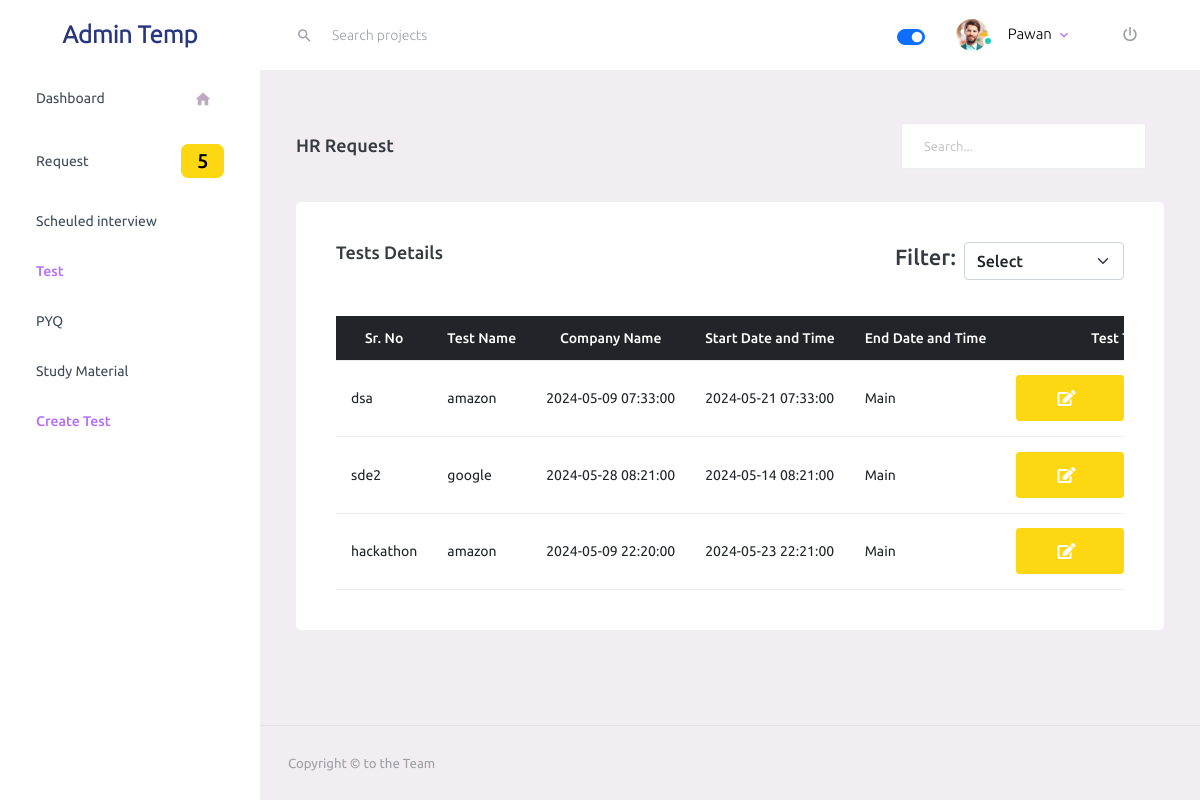
The page /teacher/test.php on the database its author committed.
### tables this page shows
CREATE TABLE `main_test` (
  `test_id` int(11) NOT NULL,
  `test_name` varchar(255) DEFAULT NULL,
  `company_name` varchar(255) DEFAULT NULL,
  `start_date_time` datetime DEFAULT NULL,
  `end_date_time` datetime DEFAULT NULL,
  `test_type` varchar(50) DEFAULT NULL,
  `teacher_id` int(11) DEFAULT NULL,
  `num_of_questions` int(11) DEFAULT NULL,
  `sections` varchar(255) DEFAULT NULL,
  `total_marks` int(11) DEFAULT NULL,
  `passing_number` int(11) DEFAULT NULL
);

### teacher/test.php (the view, shortened to what this page needs)
<!DOCTYPE html>
<html lang="en">
<head>
    <link rel="stylesheet" href="assets/vendors/mdi/css/materialdesignicons.min.css">
    <link rel="stylesheet" href="assets/vendors/css/vendor.bundle.base.css">
    <link rel="stylesheet" href="https://cdnjs.cloudflare.com/ajax/libs/font-awesome/5.15.3/css/all.min.css">
    <link rel="stylesheet" href="assets/css/style.css">
</head>
<body>
    <div class="container-scroller">
        <?php
        include "navbar.php";
        ?>
        <div class="container-fluid page-body-wrapper">
            <?php
            include "sidebar.php";
            ?>
            <div class="main-panel table-responsive" style=" height: 50%; overflow: scroll;">
                <div class="content-wrapper">
                    <div class="page-header">
                        <h3 class="page-title"> HR Request </h3>
                        <nav aria-label="breadcrumb">
                            <ol class="breadcrumb">
                                <li class="breadcrumb-item">
                                    <div class="input-group">
                                        <input type="text" class="form-control" id="myInput" placeholder="Search...">
                                    </div>
                                </li>
                            </ol>
                        </nav>
                    </div>
                    <div class="col-md-12 grid-margin stretch-card table-responsive">
                        <div class="card">
                            <div class="card-body">
                                <h4 class="card-title d-flex justify-content-between">
                                    Tests Details
                                    <div class="form-group d-flex justify-content-center align-items-center">
                                        <label for="filter" class="me-2" style="font-size: 22px;">Filter:</label>
                                        <select class="form-select" id="filter" style="width: 10rem;">
                                            <option value="Select" selected>Select</option>
                                        </select>
                                    </div>
                                </h4>
                                <div class="table-responsive">
                                    <table class="table table-hover" id="myTable">
                                        <thead class="table-dark">
                                            <tr class="text-center">
                                                <th>Sr. No</th>
                                                <th>Test Name</th>
                                                <th>Company Name</th>
                                                <th>Start Date and Time</th>
                                                <th>End Date and Time</th>
                                                <th>Test Type</th>
                                            </tr>
                                        </thead>
                                        <tbody id='category'>
                                            <?php
                                            $testsQuery = "SELECT * FROM `main_test`";
                                            $testsResult = mysqli_query($con, $testsQuery);
                                            if (mysqli_num_rows($testsResult) > 0) {
                                                while ($test = mysqli_fetch_assoc($testsResult)) {
                                                    echo "<tr>";
                                                    echo "<tr data-id='" . $test['test_id'] . "'>";
                                                    echo "<td>" . $test['test_name'] . "</td>";
                                                    echo "<td>" . $test['company_name'] . "</td>";
                                                    echo "<td>" . $test['start_date_time'] . "</td>";
                                                    echo "<td>" . $test['end_date_time'] . "</td>";
                                                    echo "<td>" . $test['test_type'] . "</td>";
                                                    echo "<td>
                                                    <div class='d-flex justify-content-between align-items-center'>
                                                        <button class='btn btn-warning edit-link'>
                                                            <i class='fas fa-edit me-2'></i>
                                                        </button>
                                                        <button type='button' class='btn btn-danger delete-button'>
                                                            <i class='fas fa-trash-alt me-2'></i>
                                                        </button>
                                                    </div>
                                                </td>";
                                                    echo "</tr>";
                                                }
                                            } else {
                                                echo "<tr>
                                                <td colspan='8' class='text-center'>No tests available</td>
                                            </tr>";
                                            }
                                            ?>
                                        </tbody>
                                    </table>
                                </div>
                            </div>
                        </div>
                    </div>
                </div>
                <footer class="footer">
                    <div class="container-fluid d-flex justify-content-between">
                        <span class="text-muted d-block text-center text-sm-start d-sm-inline-block">Copyright © to the
                            Team</span>
                    </div>
                </footer>
            </div>
        </div>
    </div>
</body>
</html>

### teacher/navbar.php (shortened to what this page needs)
<nav class="navbar default-layout-navbar col-lg-12 col-12 p-0 fixed-top d-flex flex-row">
  <div class="text-center navbar-brand-wrapper d-flex align-items-center justify-content-center">
    <a class="navbar-brand brand-logo" href="index.html"><strong>Admin Temp</strong></a>
  </div>
  <div class="navbar-menu-wrapper d-flex align-items-stretch">
    <div class="search-field d-none d-md-block">
      <form class="d-flex align-items-center h-100" action="#">
        <div class="input-group">
          <div class="input-group-prepend bg-transparent">
            <i class="input-group-text border-0 mdi mdi-magnify"></i>
          </div>
          <input type="text" class="form-control bg-transparent border-0" placeholder="Search projects">
        </div>
      </form>
    </div>
    <ul class="navbar-nav navbar-nav-right">
      <li class="nav-item nav-logout d-none d-lg-block">
        <div class="form-check form-switch">
          <input class="form-check-input" type="checkbox" role="switch" checked style="padding: 7px;" />
        </div>
      </li>
      <li class="nav-item nav-profile dropdown">
        <a class="nav-link dropdown-toggle" id="profileDropdown" href="#" data-bs-toggle="dropdown" aria-expanded="false">
          <div class="nav-profile-img">
            <img src="assets/images/faces/face1.jpg" alt="Profile Image">
            <span class="availability-status online"></span>
          </div>
          <div class="nav-profile-text">
            <p class="mb-1 text-black">Pawan</p>
          </div>
        </a>
      </li>
      <li class="nav-item nav-logout d-none d-lg-block">
        <a class="nav-link" href="#">
          <i class="mdi mdi-power"></i>
        </a>
      </li>
    </ul>
  </div>
</nav>

### teacher/sidebar.php
<nav class="sidebar sidebar-offcanvas" id="sidebar">
  <ul class="nav">
    <li class="nav-item">
      <a class="nav-link" href="index.php">
        <span class="menu-title">Dashboard</span>
        <i class="mdi mdi-home menu-icon"></i>
      </a>
    </li>
    <li class="nav-item">
      <a class="nav-link" href="HR.php" style="display: flex; justify-content: space-between;">
        <span class="menu-title">Request </span>
        &emsp; &emsp; &emsp;&emsp;&emsp;<span class="badge badge-warning "
          style="border-radius: 7px; color: black;font-size: 20px; padding-left: 15px;padding-right: 15px;">5</span>
      </a>
    </li>
    <li class="nav-item">
      <a class="nav-link" href="scheduled.php">
        <span class="menu-title">Scheuled interview </span>
      </a>
    </li>
    <li class="nav-item">
      <a class="nav-link" href="test.php">
        <span class="menu-title">Test </span>
      </a>
    </li>
    <li class="nav-item">
      <a class="nav-link" href="pyq.php">
        <span class="menu-title">PYQ</span>
      </a>
    </li>
    <li class="nav-item">
      <a class="nav-link" href="study_material.php">
        <span class="menu-title">Study Material</span>
      </a>
    </li>
    <li class="nav-item">
      <a class="nav-link" href="create-test.php">
        <span class="menu-title">Create Test </span>
      </a>
    </li>
  </ul>
</nav>

### teacher/test.php (style rules this page uses)
body { scroll-behavior: smooth; }
.card { margin: 0; }
i { margin-right: 12px; }

### rows shown on the page
main_test: test_name "dsa", company_name "amazon", start_date_time "2024-05-09 07:33:00", end_date_time "2024-05-21 07:33:00", test_type "Main"
main_test: test_name "sde2", company_name "google", start_date_time "2024-05-28 08:21:00", end_date_time "2024-05-14 08:21:00", test_type "Main"
main_test: test_name "hackathon", company_name "amazon", start_date_time "2024-05-09 22:20:00", end_date_time "2024-05-23 22:21:00", test_type "Main"
